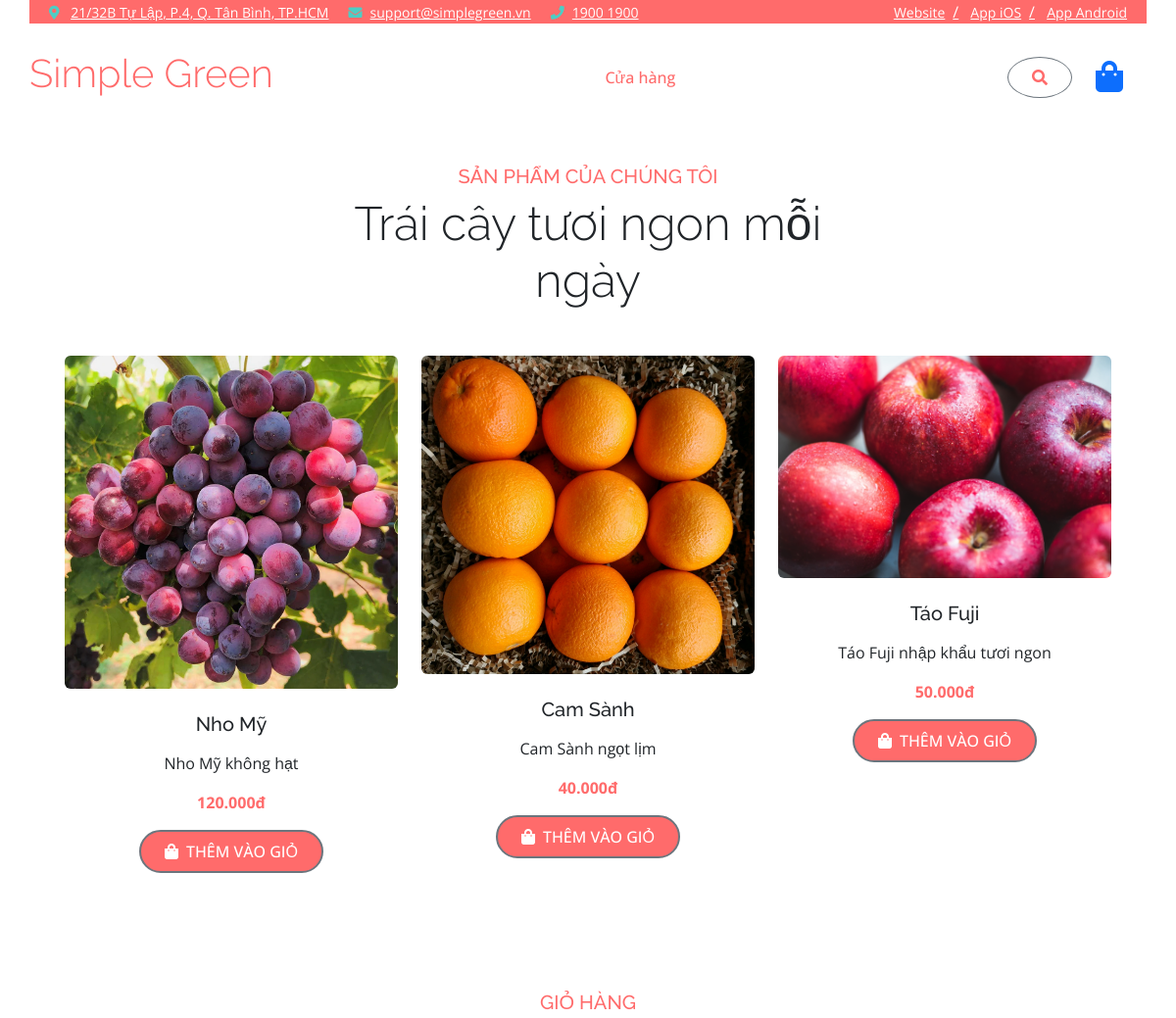
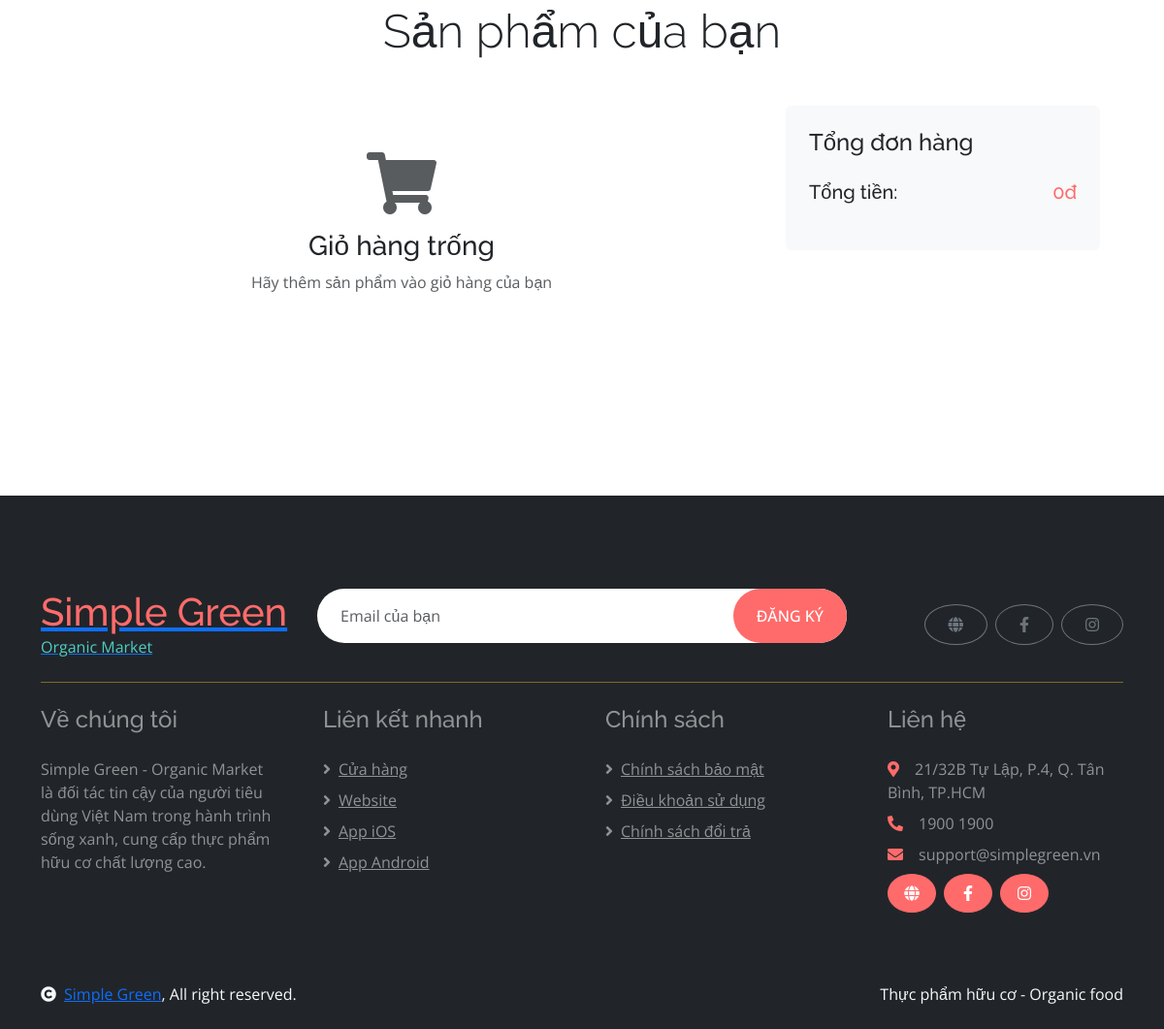
The page / on the database its author committed (2 pictures, top to bottom).
### tables this page shows
CREATE TABLE products (
  id INT AUTO_INCREMENT PRIMARY KEY,
  name VARCHAR(255) NOT NULL,
  description TEXT,
  price DECIMAL(10,2) NOT NULL,
  image VARCHAR(255),
  category VARCHAR(100),
  discount DECIMAL(5,2) DEFAULT 0,
  created_at TIMESTAMP DEFAULT CURRENT_TIMESTAMP
);

### functions.php (called while the page is built, shortened)
<?php
require_once 'config.php';
function get_products($search = '', $sort = '', $category = '') {
    global $pdo;
    $sql = "SELECT * FROM products WHERE 1";
    $params = [];
    if ($sort == 'price_asc') {
        $sql .= " ORDER BY price ASC";
    } elseif ($sort == 'price_desc') {
        $sql .= " ORDER BY price DESC";
    } elseif ($sort == 'name_asc') {
        $sql .= " ORDER BY name ASC";
    } elseif ($sort == 'name_desc') {
        $sql .= " ORDER BY name DESC";
    } else {
        $sql .= " ORDER BY id DESC";
    }
    $stmt = $pdo->prepare($sql);
    $stmt->execute($params);
    return $stmt->fetchAll();
}
function get_cart_items() {
    global $pdo;
    $session_id = session_id();
    $stmt = $pdo->prepare("SELECT c.*, p.name, p.price, p.image FROM cart_items c JOIN products p ON c.product_id = p.id WHERE c.session_id = ?");
    $stmt->execute([$session_id]);
    return $stmt->fetchAll();
}
function cart_total() {
    $items = get_cart_items();
    $total = 0;
    return $total;
}

### index.php (the view, shortened to what this page needs)
<?php
require_once 'functions.php';
include 'templates/header.php';
$search = $_GET['search'] ?? '';
$products = get_products($search);
$cart_items = get_cart_items();
$total = cart_total();
?>
<div class="container-fluid py-5">
    <div class="container">
        <div class="mx-auto text-center mb-5" style="max-width: 500px;">
            <h5 class="text-primary text-uppercase">Sản phẩm của chúng tôi</h5>
            <h1 class="display-5">Trái cây tươi ngon mỗi ngày</h1>
        </div>
        <div class="row g-4">
            <?php if (empty($products)): ?>
                <div class="col-12 text-center"><p>Không có sản phẩm nào.</p></div>
            <?php else: foreach ($products as $product): ?>
                <div class="col-lg-4 col-md-6">
                    <div class="product-item">
                        <div class="position-relative bg-light rounded">
                            <img class="img-fluid w-100 rounded" src="/shop/assets/images/<?= htmlspecialchars($product['image']) ?>" alt="<?= htmlspecialchars($product['name']) ?>">
                        </div>
                        <div class="text-center p-4">
                            <h5 class="mb-3"><?= htmlspecialchars($product['name']) ?></h5>
                            <p class="mb-3"><?= htmlspecialchars($product['description']) ?></p>
                            <div class="mb-3">
                                <span class="text-primary fw-bold"><?= number_format($product['price'], 0, ',', '.') ?>đ</span>
                            </div>
                            <form action="add_to_cart.php" method="post" class="d-flex justify-content-center add-to-cart-form">
                                <button type="submit" class="btn btn-primary border-2 border-secondary py-2 px-4 rounded-pill text-white">
                                    <i class="fa fa-shopping-bag me-2"></i>Thêm vào giỏ
                                </button>
                            </form>
                        </div>
                    </div>
                </div>
            <?php endforeach; endif; ?>
        </div>
    </div>
</div>
<div class="container-fluid py-5">
    <div class="container">
        <div class="mx-auto text-center mb-5" style="max-width: 500px;">
            <h5 class="text-primary text-uppercase">Giỏ hàng</h5>
            <h1 class="display-5">Sản phẩm của bạn</h1>
        </div>
        <div class="row g-5">
            <div class="col-lg-8">
                <?php if (empty($cart_items)): ?>
                    <div class="text-center py-5">
                        <i class="fas fa-shopping-cart fa-4x text-muted mb-3"></i>
                        <h3>Giỏ hàng trống</h3>
                        <p class="text-muted">Hãy thêm sản phẩm vào giỏ hàng của bạn</p>
                    </div>
                <?php endif; ?>
            </div>
            <div class="col-lg-4">
                <div class="bg-light rounded p-4">
                    <h4 class="mb-4">Tổng đơn hàng</h4>
                    <div class="d-flex justify-content-between mb-4">
                        <h5 class="mb-0">Tổng tiền:</h5>
                        <h5 class="mb-0 text-primary"><?= number_format($total, 0, ',', '.') ?>đ</h5>
                    </div>
                </div>
            </div>
        </div>
    </div>
</div>
<?php include 'templates/footer.php'; ?>

### templates/header.php (shortened to what this page needs)
<!DOCTYPE html>
<html lang="vi">
<head>
    <link rel="stylesheet" href="https://use.fontawesome.com/releases/v5.15.4/css/all.css"/>
    <link href="https://cdn.jsdelivr.net/npm/bootstrap-icons@1.4.1/font/bootstrap-icons.css" rel="stylesheet">
    <link href="https://cdn.jsdelivr.net/npm/lightbox2@2.11.3/dist/css/lightbox.min.css" rel="stylesheet">
    <link href="https://cdnjs.cloudflare.com/ajax/libs/OwlCarousel2/2.3.4/assets/owl.carousel.min.css" rel="stylesheet">
    <link href="https://cdn.jsdelivr.net/npm/bootstrap@5.3.0/dist/css/bootstrap.min.css" rel="stylesheet">
    <link href="/shop/assets/css/style.css" rel="stylesheet">
</head>
<body>
    <div class="container-fluid fixed-top">
        <div class="container topbar bg-primary d-none d-lg-block">
            <div class="d-flex justify-content-between">
                <div class="top-info ps-2">
                    <small class="me-3"><i class="fas fa-map-marker-alt me-2 text-secondary"></i> <a href="#" class="text-white">21/32B Tự Lập, P.4, Q. Tân Bình, TP.HCM</a></small>
                    <small class="me-3"><i class="fas fa-envelope me-2 text-secondary"></i><a href="mailto:support@simplegreen.vn" class="text-white">support@simplegreen.vn</a></small>
                    <small class="me-3"><i class="fas fa-phone me-2 text-secondary"></i><a href="tel:19001900" class="text-white">1900 1900</a></small>
                </div>
                <div class="top-link pe-2">
                    <a href="https://www.simplegreen.vn" class="text-white" target="_blank"><small class="text-white mx-2">Website</small>/</a>
                    <a href="#" class="text-white"><small class="text-white mx-2">App iOS</small>/</a>
                    <a href="#" class="text-white"><small class="text-white ms-2">App Android</small></a>
                </div>
            </div>
        </div>
        <div class="container px-0">
            <nav class="navbar navbar-light bg-white navbar-expand-xl">
                <a href="/shop" class="navbar-brand"><h1 class="text-primary display-6">Simple Green</h1></a>
                <div class="collapse navbar-collapse bg-white" id="navbarCollapse">
                    <div class="navbar-nav mx-auto">
                        <a href="/shop" class="nav-item nav-link <?= basename($_SERVER['PHP_SELF']) == 'index.php' ? 'active' : '' ?>">Cửa hàng</a>
                    </div>
                    <div class="d-flex m-3 me-0">
                        <button class="btn-search btn border border-secondary btn-md-square rounded-circle bg-white me-4" data-bs-toggle="modal" data-bs-target="#searchModal">
                            <i class="fas fa-search text-primary"></i>
                        </button>
                        <a href="/shop" class="position-relative me-4 my-auto">
                            <i class="fa fa-shopping-bag fa-2x"></i>
                        </a>
                    </div>
                </div>
            </nav>
        </div>
    </div>
    <div class="container-fluid py-5">
        <div class="container">

### templates/footer.php (shortened to what this page needs)
        </div>
    </div>
    <div class="container-fluid bg-dark text-white-50 footer pt-5 mt-5">
        <div class="container py-5">
            <div class="pb-4 mb-4" style="border-bottom: 1px solid rgba(226, 175, 24, 0.5) ;">
                <div class="row g-4">
                    <div class="col-lg-3">
                        <a href="/shop">
                            <h1 class="text-primary mb-0">Simple Green</h1>
                            <p class="text-secondary mb-0">Organic Market</p>
                        </a>
                    </div>
                    <div class="col-lg-6">
                        <div class="position-relative mx-auto">
                            <input class="form-control border-0 w-100 py-3 px-4 rounded-pill" type="email" placeholder="Email của bạn">
                            <button type="submit" class="btn btn-primary border-0 border-secondary py-3 px-4 position-absolute rounded-pill text-white" style="top: 0; right: 0;">Đăng ký</button>
                        </div>
                    </div>
                    <div class="col-lg-3">
                        <div class="d-flex justify-content-end pt-3">
                            <a class="btn btn-outline-secondary me-2 btn-md-square rounded-circle" href="https://www.simplegreen.vn" target="_blank"><i class="fas fa-globe"></i></a>
                            <a class="btn btn-outline-secondary me-2 btn-md-square rounded-circle" href="#"><i class="fab fa-facebook-f"></i></a>
                            <a class="btn btn-outline-secondary btn-md-square rounded-circle" href="#"><i class="fab fa-instagram"></i></a>
                        </div>
                    </div>
                </div>
            </div>
            <div class="row g-5">
                <div class="col-lg-3 col-md-6">
                    <div class="footer-item">
                        <h4 class="mb-4">Về chúng tôi</h4>
                        <p class="mb-4">Simple Green - Organic Market là đối tác tin cậy của người tiêu dùng Việt Nam trong hành trình sống xanh, cung cấp thực phẩm hữu cơ chất lượng cao.</p>
                    </div>
                </div>
                <div class="col-lg-3 col-md-6">
                    <div class="footer-item">
                        <h4 class="mb-4">Liên kết nhanh</h4>
                        <div class="d-flex flex-column">
                            <a class="text-white-50 mb-2" href="/shop"><i class="fa fa-angle-right me-2"></i>Cửa hàng</a>
                            <a class="text-white-50 mb-2" href="https://www.simplegreen.vn" target="_blank"><i class="fa fa-angle-right me-2"></i>Website</a>
                            <a class="text-white-50 mb-2" href="#"><i class="fa fa-angle-right me-2"></i>App iOS</a>
                            <a class="text-white-50 mb-2" href="#"><i class="fa fa-angle-right me-2"></i>App Android</a>
                        </div>
                    </div>
                </div>
                <div class="col-lg-3 col-md-6">
                    <div class="footer-item">
                        <h4 class="mb-4">Chính sách</h4>
                        <div class="d-flex flex-column">
                            <a class="text-white-50 mb-2" href="#"><i class="fa fa-angle-right me-2"></i>Chính sách bảo mật</a>
                            <a class="text-white-50 mb-2" href="#"><i class="fa fa-angle-right me-2"></i>Điều khoản sử dụng</a>
                            <a class="text-white-50 mb-2" href="#"><i class="fa fa-angle-right me-2"></i>Chính sách đổi trả</a>
                        </div>
                    </div>
                </div>
                <div class="col-lg-3 col-md-6">
                    <div class="footer-item">
                        <h4 class="mb-4">Liên hệ</h4>
                        <div class="d-flex flex-column">
                            <p class="mb-2"><i class="fa fa-map-marker-alt me-3 text-primary"></i>21/32B Tự Lập, P.4, Q. Tân Bình, TP.HCM</p>
                            <p class="mb-2"><i class="fa fa-phone-alt me-3 text-primary"></i>1900 1900</p>
                            <p class="mb-2"><i class="fa fa-envelope me-3 text-primary"></i>support@simplegreen.vn</p>
                            <div class="d-flex">
                                <a class="btn btn-square btn-primary rounded-circle me-2" href="https://www.simplegreen.vn" target="_blank"><i class="fas fa-globe"></i></a>
                                <a class="btn btn-square btn-primary rounded-circle me-2" href="#"><i class="fab fa-facebook-f"></i></a>
                                <a class="btn btn-square btn-primary rounded-circle" href="#"><i class="fab fa-instagram"></i></a>
                            </div>
                        </div>
                    </div>
                </div>
            </div>
        </div>
    </div>
    <div class="container-fluid copyright bg-dark py-4">
        <div class="container">
            <div class="row">
                <div class="col-md-6 text-center text-md-start mb-3 mb-md-0">
                    <span class="text-light"><a href="#"><i class="fas fa-copyright text-light me-2"></i>Simple Green</a>, All right reserved.</span>
                </div>
                <div class="col-md-6 text-center text-md-end">
                    <span class="text-light">Thực phẩm hữu cơ - Organic food</span>
                </div>
            </div>
        </div>
    </div>
</body>
</html>

### assets/css/style.css (style rules this page uses)
:root { --primary: #FF6B6B; --secondary: #4ECDC4; --light: #F7F7F7; --dark: #343A40; }
body { font-family: 'Open Sans', sans-serif; margin-top: 72px; }
h1, h2, h3, h4, h5, h6 { font-family: 'Raleway', sans-serif; }
.product-item { transition: 0.5s; }
.footer .btn-square { width: 40px; height: 40px; display: flex; align-items: center; justify-content: center; }
.navbar .navbar-nav .nav-link { padding: 35px 15px; color: var(--dark); font-weight: 500; outline: none; }
.navbar .navbar-nav .nav-link:hover, .navbar .navbar-nav .nav-link.active { color: var(--primary); }
.btn { font-weight: 500; text-transform: uppercase; padding: 0.5rem 1.5rem; }
.btn-primary { background-color: var(--primary); border-color: var(--primary); }
.text-primary { color: var(--primary) !important; }
.text-secondary { color: var(--secondary) !important; }
.bg-primary { background-color: var(--primary) !important; }

### rows shown on the page
products: image (picture), name "Nho Mỹ", description "Nho Mỹ không hạt", price "120.000"
products: image (picture), name "Cam Sành", description "Cam Sành ngọt lịm", price "40.000"
products: image (picture), name "Táo Fuji", description "Táo Fuji nhập khẩu tươi ngon", price "50.000"

### other values the page prints
$total "0"
